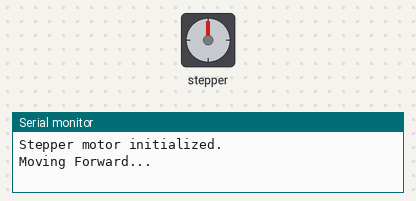
This sketch was run on a simulated ESP32. On the bench: stepper motor, the last lines printed to the serial monitor. Wiring (inferred from the names in the program): stepper motor driver (200 steps per turn assumed): step GPIO 25; direction GPIO 26.

Above: at 0.05 s.
At 0.35 s:
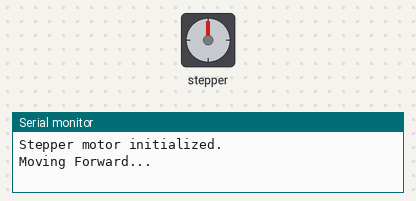
At 1.45 s:
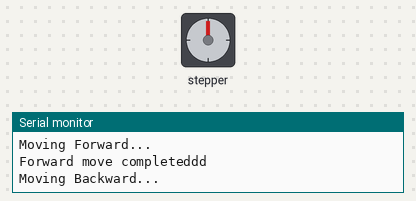
At 2.75 s:
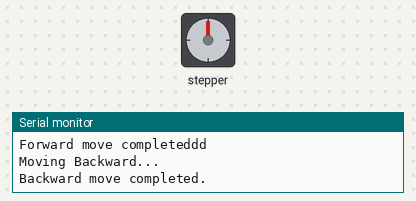
Timing chart, 0 to 6.4 s (numbered marks = the images above):
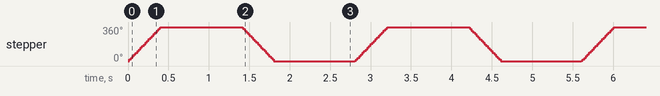

Measured:
- by itself, stepper: turns 360° clockwise in 0.38 s, then 360° counter-clockwise in 0.40 s, repeating every 2.8 s

The sketch:

A4988_driver_test.ino
```cpp
// pin connections for setup/ for myself
// A4988 |Pin	|ESP32 Pin	Function
// VCC	|3.3V	|Logic power (DO NOT use 5V!)
// GND|	GND|	Common ground
// VMOT	|12V |Power Supply	Power for the stepper motor
// GND (Next to VMOT)	|12V GND|	Power ground
// STEP|	GPIO 25|	Steps signal
// DIR|	GPIO 26|	Direction signal
// ENABLE|	GND (or GPIO if used)	|Enable motor (LOW = enabled)
// MS1, MS2, MS3|	GND (or left floating)|	Microstepping (Full step)
// RESET & SLEEP|	Shorted together|	Keeps driver active
// Try to keep reset and sleep pins short
#define STEP_PIN 25
#define DIR_PIN 26

void setup() {
  Serial.begin(115200);
  pinMode(STEP_PIN, OUTPUT);
  pinMode(DIR_PIN, OUTPUT);
  digitalWrite(DIR_PIN, HIGH); // Seting initial direction
  Serial.println("Stepper motor initialized.");
}

void loop() {
  Serial.println("Moving Forward...");
  digitalWrite(DIR_PIN, HIGH);
  for (int i = 0; i < 200; i++) {  // 1 full rotation (200 steps for---- 1.8degree/step)
    digitalWrite(STEP_PIN, HIGH);
    delayMicroseconds(1000);
    digitalWrite(STEP_PIN, LOW);
    delayMicroseconds(1000);
  }
  Serial.println("Forward move completeddd");
  delay(1000);

  Serial.println("Moving Backward...");
  digitalWrite(DIR_PIN, LOW);
  for (int i = 0; i < 200; i++) {
    digitalWrite(STEP_PIN, HIGH);
    delayMicroseconds(1000);
    digitalWrite(STEP_PIN, LOW);
    delayMicroseconds(1000);
  }
  Serial.println("Backward move completed.");
  delay(1000);
}
```
